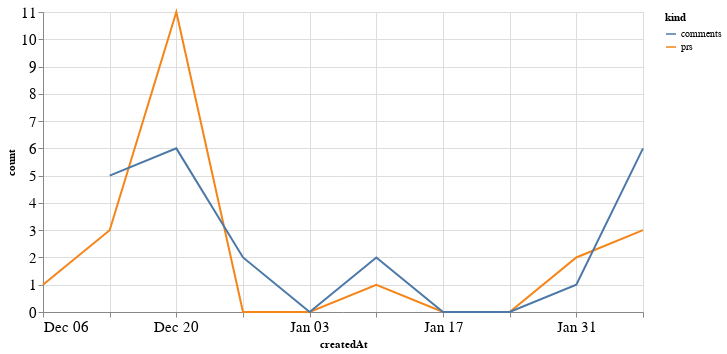

The cell this chart's notebook holds for it:
### Code cell
alt.Chart(total_time, width=600).mark_line().encode(
    x='createdAt',
    y='count',
    color='kind'
)

### Figure 1 — Vega-Lite specification as saved in the notebook (floating-point values rounded to 4 significant figures)
{"config": {"axisLeft": {"labelFontSize": 15}, "axisBottom": {"labelFontSize": 15}}, "data": {"name": "data-0429b71372d7d61d8519b1ecbd93892d"}, "mark": "line", "encoding": {"color": {"type": "nominal", "field": "kind"}, "x": {"type": "temporal", "field": "createdAt"}, "y": {"type": "quantitative", "field": "count"}}, "width": 600, "$schema": "https://vega.github.io/schema/vega-lite/v4.8.1.json", "datasets": {"data-0429b71372d7d61d8519b1ecbd93892d": [{"createdAt": "2020-12-06T00:00:00", "kind": "prs", "count": 1.0}, {"createdAt": "2020-12-13T00:00:00", "kind": "prs", "count": 3.0}, {"createdAt": "2020-12-20T00:00:00", "kind": "prs", "count": 11.0}, {"createdAt": "2020-12-27T00:00:00", "kind": "prs", "count": 0.0}, {"createdAt": "2021-01-03T00:00:00", "kind": "prs", "count": 0.0}, {"createdAt": "2021-01-10T00:00:00", "kind": "prs", "count": 1.0}, {"createdAt": "2021-01-17T00:00:00", "kind": "prs", "count": 0.0}, {"createdAt": "2021-01-24T00:00:00", "kind": "prs", "count": 0.0}, {"createdAt": "2021-01-31T00:00:00", "kind": "prs", "count": 2.0}, {"createdAt": "2021-02-07T00:00:00", "kind": "prs", "count": 3.0}, {"createdAt": "2020-12-06T00:00:00", "kind": "comments", "count": null}, {"createdAt": "2020-12-13T00:00:00", "kind": "comments", "count": 5.0}, {"createdAt": "2020-12-20T00:00:00", "kind": "comments", "count": 6.0}, {"createdAt": "2020-12-27T00:00:00", "kind": "comments", "count": 2.0}, {"createdAt": "2021-01-03T00:00:00", "kind": "comments", "count": 0.0}, {"createdAt": "2021-01-10T00:00:00", "kind": "comments", "count": 2.0}, {"createdAt": "2021-01-17T00:00:00", "kind": "comments", "count": 0.0}, {"createdAt": "2021-01-24T00:00:00", "kind": "comments", "count": 0.0}, {"createdAt": "2021-01-31T00:00:00", "kind": "comments", "count": 1.0}, {"createdAt": "2021-02-07T00:00:00", "kind": "comments", "count": 6.0}]}}
